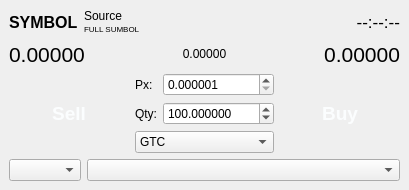
<?xml version="1.0" encoding="UTF-8"?>
<ui version="4.0">
 <class>OrderWindow</class>
 <widget class="QMainWindow" name="OrderWindow">
  <property name="geometry">
   <rect>
    <x>0</x>
    <y>0</y>
    <width>405</width>
    <height>190</height>
   </rect>
  </property>
  <property name="windowTitle">
   <string>MainWindow</string>
  </property>
  <widget class="QWidget" name="centralwidget">
   <layout class="QVBoxLayout" name="verticalLayout_2">
    <item>
     <layout class="QHBoxLayout" name="horizontalLayout_2">
      <item>
       <widget class="QLabel" name="symbol">
        <property name="font">
         <font>
          <pointsize>12</pointsize>
          <weight>75</weight>
          <bold>true</bold>
         </font>
        </property>
        <property name="text">
         <string>SYMBOL</string>
        </property>
       </widget>
      </item>
      <item>
       <layout class="QVBoxLayout" name="symbolDetailsLayout">
        <property name="spacing">
         <number>0</number>
        </property>
        <item>
         <widget class="QLabel" name="source">
          <property name="text">
           <string>Source</string>
          </property>
         </widget>
        </item>
        <item>
         <widget class="QLabel" name="fullSymbol">
          <property name="font">
           <font>
            <pointsize>6</pointsize>
           </font>
          </property>
          <property name="text">
           <string>FULL SUMBOL</string>
          </property>
         </widget>
        </item>
       </layout>
      </item>
      <item>
       <spacer name="horizontalSpacer">
        <property name="orientation">
         <enum>Qt::Horizontal</enum>
        </property>
        <property name="sizeHint" stdset="0">
         <size>
          <width>40</width>
          <height>20</height>
         </size>
        </property>
       </spacer>
      </item>
      <item>
       <widget class="QLabel" name="lastTime">
        <property name="font">
         <font>
          <pointsize>13</pointsize>
         </font>
        </property>
        <property name="text">
         <string>--:--:--</string>
        </property>
        <property name="alignment">
         <set>Qt::AlignRight|Qt::AlignTrailing|Qt::AlignVCenter</set>
        </property>
       </widget>
      </item>
     </layout>
    </item>
    <item>
     <layout class="QHBoxLayout" name="horizontalLayout_3">
      <item>
       <widget class="QLabel" name="bidPrice">
        <property name="font">
         <font>
          <pointsize>16</pointsize>
         </font>
        </property>
        <property name="text">
         <string>0.00000</string>
        </property>
       </widget>
      </item>
      <item>
       <widget class="QLabel" name="spread">
        <property name="text">
         <string>0.00000</string>
        </property>
        <property name="alignment">
         <set>Qt::AlignCenter</set>
        </property>
       </widget>
      </item>
      <item>
       <widget class="QLabel" name="askPrice">
        <property name="font">
         <font>
          <pointsize>16</pointsize>
         </font>
        </property>
        <property name="text">
         <string>0.00000</string>
        </property>
        <property name="alignment">
         <set>Qt::AlignRight|Qt::AlignTrailing|Qt::AlignVCenter</set>
        </property>
       </widget>
      </item>
     </layout>
    </item>
    <item>
     <layout class="QHBoxLayout" name="horizontalLayout">
      <item>
       <widget class="QPushButton" name="sell">
        <property name="sizePolicy">
         <sizepolicy hsizetype="Preferred" vsizetype="Preferred">
          <horstretch>0</horstretch>
          <verstretch>0</verstretch>
         </sizepolicy>
        </property>
        <property name="minimumSize">
         <size>
          <width>120</width>
          <height>40</height>
         </size>
        </property>
        <property name="font">
         <font>
          <pointsize>14</pointsize>
          <weight>75</weight>
          <bold>true</bold>
         </font>
        </property>
        <property name="styleSheet">
         <string notr="true">background-color: rgb(230, 59, 1);
color: rgb(251, 253, 254);</string>
        </property>
        <property name="text">
         <string>Sell</string>
        </property>
        <property name="flat">
         <bool>true</bool>
        </property>
       </widget>
      </item>
      <item>
       <layout class="QVBoxLayout" name="verticalLayout">
        <item>
         <layout class="QGridLayout" name="gridLayout">
          <item row="0" column="0">
           <widget class="QLabel" name="priceLable">
            <property name="text">
             <string>Px:</string>
            </property>
           </widget>
          </item>
          <item row="0" column="1">
           <widget class="QDoubleSpinBox" name="price">
            <property name="decimals">
             <number>6</number>
            </property>
            <property name="minimum">
             <double>0.000001000000000</double>
            </property>
            <property name="maximum">
             <double>100000.000000000000000</double>
            </property>
            <property name="singleStep">
             <double>0.000001000000000</double>
            </property>
           </widget>
          </item>
          <item row="1" column="0">
           <widget class="QLabel" name="qtyLabel">
            <property name="text">
             <string>Qty:</string>
            </property>
           </widget>
          </item>
          <item row="1" column="1">
           <widget class="QDoubleSpinBox" name="qty">
            <property name="decimals">
             <number>6</number>
            </property>
            <property name="minimum">
             <double>0.000001000000000</double>
            </property>
            <property name="maximum">
             <double>100000.000000000000000</double>
            </property>
            <property name="singleStep">
             <double>1000.000000000000000</double>
            </property>
            <property name="value">
             <double>100.000000000000000</double>
            </property>
           </widget>
          </item>
         </layout>
        </item>
        <item>
         <widget class="QComboBox" name="orderType">
          <item>
           <property name="text">
            <string>GTC</string>
           </property>
          </item>
          <item>
           <property name="text">
            <string>IOC</string>
           </property>
          </item>
         </widget>
        </item>
       </layout>
      </item>
      <item>
       <widget class="QPushButton" name="buy">
        <property name="sizePolicy">
         <sizepolicy hsizetype="Preferred" vsizetype="Preferred">
          <horstretch>0</horstretch>
          <verstretch>0</verstretch>
         </sizepolicy>
        </property>
        <property name="minimumSize">
         <size>
          <width>120</width>
          <height>40</height>
         </size>
        </property>
        <property name="font">
         <font>
          <pointsize>14</pointsize>
          <weight>75</weight>
          <bold>true</bold>
         </font>
        </property>
        <property name="styleSheet">
         <string notr="true">background-color: rgb(0, 146, 68);
color: rgb(251, 253, 254);</string>
        </property>
        <property name="text">
         <string>Buy</string>
        </property>
        <property name="flat">
         <bool>true</bool>
        </property>
       </widget>
      </item>
     </layout>
    </item>
    <item>
     <layout class="QHBoxLayout" name="sourceLayout" stretch="0,1">
      <item>
       <widget class="QComboBox" name="mode">
        <property name="sizePolicy">
         <sizepolicy hsizetype="Minimum" vsizetype="Fixed">
          <horstretch>0</horstretch>
          <verstretch>0</verstretch>
         </sizepolicy>
        </property>
       </widget>
      </item>
      <item>
       <widget class="QComboBox" name="target"/>
      </item>
     </layout>
    </item>
   </layout>
  </widget>
 </widget>
 <resources/>
 <connections/>
</ui>
